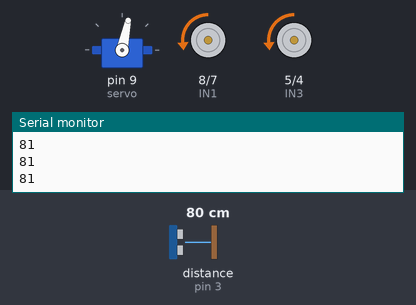
Bench run of a sketch on a simulated Arduino Uno, built with avr-gcc and run on an emulated ATmega328P. Parts: servo, motor-driver pin pairs drawn as motors (green arrow = first pin HIGH = forward, orange = second pin HIGH = backward, longer = more drive, scaled by the enable pin), the last lines printed to the serial monitor. Inputs (shaded band) come from the test bench; at power-on: distance to the obstacle (sensor on pin 3) 80 cm. The echo pulse lasts 58.3 µs per cm.

Above: at 1.2 s.
1.3 s: distance to the obstacle (sensor on pin 3) set to 17 cm
2.8 s: distance to the obstacle (sensor on pin 3) set to 13 cm
At 3.26 s:
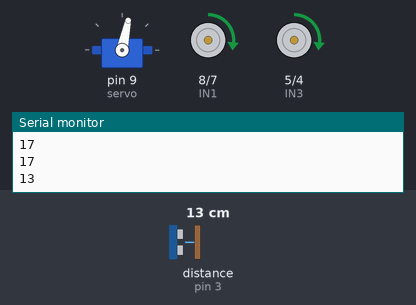
At 3.9 s:
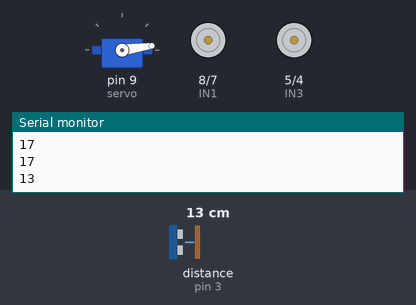
5.8 s: distance to the obstacle (sensor on pin 3) set to 18 cm
8.8 s: distance to the obstacle (sensor on pin 3) set to 2 cm
At 10.9 s:
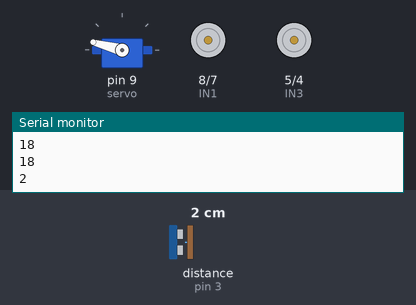
Timing chart, 0 to 12.8 s (numbered marks = the images above; inputs shaded):
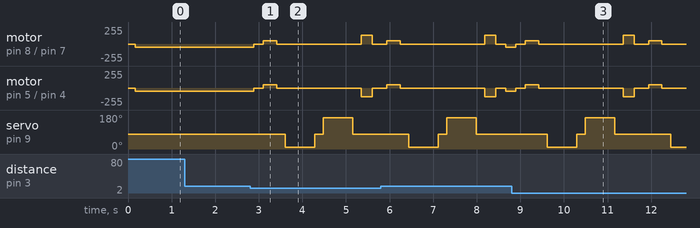

The sketch:

avoiderRobot.ino
```cpp
// import library servo
#include <Servo.h>

// import library sensor ultrasonic
#include <NewPing.h>

// pin motor driver
#define ENA 11
#define IN1 8
#define IN2 7
#define IN3 5
#define IN4 4
#define ENB 6

// pin ultrasonic
#define PIN_TRIGGER 2
#define PIN_ECHO 3

// membuat batas jarak maksimal
#define JARAK_MAKSIMAL 200 // Centimeter

// membuat batas kecepatan maksimal
#define MAX_SPEED 50
#define MAX_SPEED_OFFSET 20

// memanggil fungsi library NewPing dengan nama srf
NewPing srf(PIN_TRIGGER, PIN_ECHO, JARAK_MAKSIMAL);

// create servo object
Servo servo;

// variabel boolean untuk mengecek apakah robot sedang melaju atau tidak
boolean sedangMaju = false;

int jarak = 100;
int SPEED = 0;

// membuat variabel untuk menyimpan nilai posisi servo
int lihat_depan = 78;
int lihat_kiri = 165;
int lihat_kanan = 8;

void setup() {
  // sets motor driver pin as OUTPUT
  pinMode(ENA, OUTPUT);
  pinMode(ENB, OUTPUT);
  pinMode(IN1, OUTPUT);
  pinMode(IN2, OUTPUT);
  pinMode(IN3, OUTPUT);
  pinMode(IN4, OUTPUT);

  // sets the trigger pin as OUTPUT
  pinMode(PIN_TRIGGER, OUTPUT);

  // sets the echo pin as INPUT
  pinMode(PIN_ECHO, INPUT);

  // attaches the servo on pin 9 to the servo object
  servo.attach(9);

  // Mengatur posisi servo agar sensor melihat kearah depan
  servo.write(lihat_depan);

  // start serial communication with 9600 of baudrates speed
  Serial.begin(9600);
}

void loop() {
  // membuat variable lokal baru untuk menyimpan
  // hasil pengecekan jarak kanan dan jarak kiri
  int jarak_kanan = 0;
  int jarak_kiri = 0;
  delay(40);

  // jika jarak depan kurang dari 15 cm
  // berarti ada halangan di depan robot
  if (jarak <= 15) {
    // menghentikan laju robot dengan memanggil method berhenti
    berhenti();
    delay(100);

    // kemudian robot mundur
    mundur();

    // selama 300 milisecond
    delay(300);

    // kemudian robot berhenti lagi
    berhenti();

    // selama 200 milisecond
    delay(200);

    // kemudian robot mengecek sisi kanan
    jarak_kanan = cek_kanan();

    // selama 200 milisecond
    delay(200);

    // lalu robot mengecek sisi kiri
    jarak_kiri = cek_kiri();

    // selama 200 milisecond
    delay(200);

    // jika jarak kanan lebih jauh daripada jarak kiri
    if (jarak_kanan >= jarak_kiri) {

      // panggil method belok kanan
      belok_kanan();

      // kemudian berhenti
      berhenti();
    }

    // tapi jika jarak kiri lebih jauh daripada jarak kanan
    else {

      // panggil method belok kiri
      belok_kiri();

      // kemudian berhenti
      berhenti();
    }
  }

  // jika jarak depan lebih dari 15 cm
  else if (jarak > 15) {
    // panggil method maju
    maju();
  }

  // menyimpan nilai baca sensor kedalam variable jarak
  jarak = baca_sensor();
  Serial.println(jarak);
}

// membuat method untuk mengecek sisi kanan robot
int cek_kanan() {
  // robot melihat kearah kanan
  servo.write(lihat_kanan);
  delay(500);

  // menyimpan nilai baca sensor kedalam variable lokal
  int jarak = baca_sensor();
  delay(100);

  // robot melihat kearah depan
  servo.write(lihat_depan);

  // mengembalikan nilai jarak dari variable lokal ke variable global
  return jarak;
}

// membuat method untuk mengecek sisi kiri robot
int cek_kiri() {
  // robot melihat kearah kiri
  servo.write(lihat_kiri);
  delay(500);

  // menyimpan nilai baca sensor kedalam variable lokal
  int jarak = baca_sensor();
  delay(100);

  // robot melihat kearah depan
  servo.write(lihat_depan);

  // mengirim nilai jarak dari scope lokal ke global
  return jarak;
  delay(100);
}

// membuat method untuk membaca jarak
int baca_sensor() {
  // membuat variable lokal untuk menyimpan nilai dari fungsi library NewPing
  delay(70);
  int cm = srf.ping_cm();

  // jika nilai pada variable cm adalah 0
  if (cm == 0) {
    // mengganti nilai variable cm menjadi 250
    // agar robot dapat mengetahui bahwa jarak berada diluar batas deteksi
    cm = 250;
  }
  return cm;
}

void maju() {
  // jika status robot sedangMaju adalah false
  if (!sedangMaju) {

    // mengubah status robot sedangMaju menjadi true
    sedangMaju = true;

    // robot bergerak maju

    digitalWrite(IN1, LOW);
    digitalWrite(IN2, HIGH);
    digitalWrite(IN3, LOW);
    digitalWrite(IN4, HIGH);

    // menambah kecepatan motor dari 0 hingga maksimal
    for (SPEED = 0; SPEED < MAX_SPEED; SPEED += 2) {
      analogWrite(ENA, SPEED);
      analogWrite(ENB, SPEED);
      delay(5);
    }
  }
}

void mundur() {
  // mengubah status sedangMaju menjadi false
  sedangMaju = false;

  // robot bergerak mundur
  digitalWrite(IN1, HIGH);
  digitalWrite(IN2, LOW);
  digitalWrite(IN3, HIGH);
  digitalWrite(IN4, LOW);

  // menambah kecepatan motor dari 0 hingga maksimal
  for (SPEED = 0; SPEED < MAX_SPEED; SPEED += 2) {
    analogWrite(ENA, SPEED);
    analogWrite(ENB, SPEED);
    delay(5);
  }
}

void belok_kanan() {
  digitalWrite(IN1, HIGH);
  digitalWrite(IN2, LOW);
  digitalWrite(IN3, LOW);
  digitalWrite(IN4, HIGH);

  analogWrite(ENA, 130);
  analogWrite(ENB, 130);
  delay(250);

  digitalWrite(IN1, LOW);
  digitalWrite(IN2, HIGH);
  digitalWrite(IN3, LOW);
  digitalWrite(IN4, HIGH);
}

void belok_kiri() {
  digitalWrite(IN1, LOW);
  digitalWrite(IN2, HIGH);
  digitalWrite(IN3, HIGH);
  digitalWrite(IN4, LOW);

  analogWrite(ENA, 130);
  analogWrite(ENB, 130);
  delay(250);

  digitalWrite(IN1, LOW);
  digitalWrite(IN2, HIGH);
  digitalWrite(IN3, LOW);
  digitalWrite(IN4, HIGH);
}

void berhenti() {
  digitalWrite(IN1, LOW);
  digitalWrite(IN2, LOW);
  digitalWrite(IN3, LOW);
  digitalWrite(IN4, LOW);

  analogWrite(ENA, 0);
  analogWrite(ENB, 0);
}
```

Measured:
- the behaviour switches between 16 and 15 cm on distance to the obstacle (sensor on pin 3) (found by bisection; images 0 and 1)
